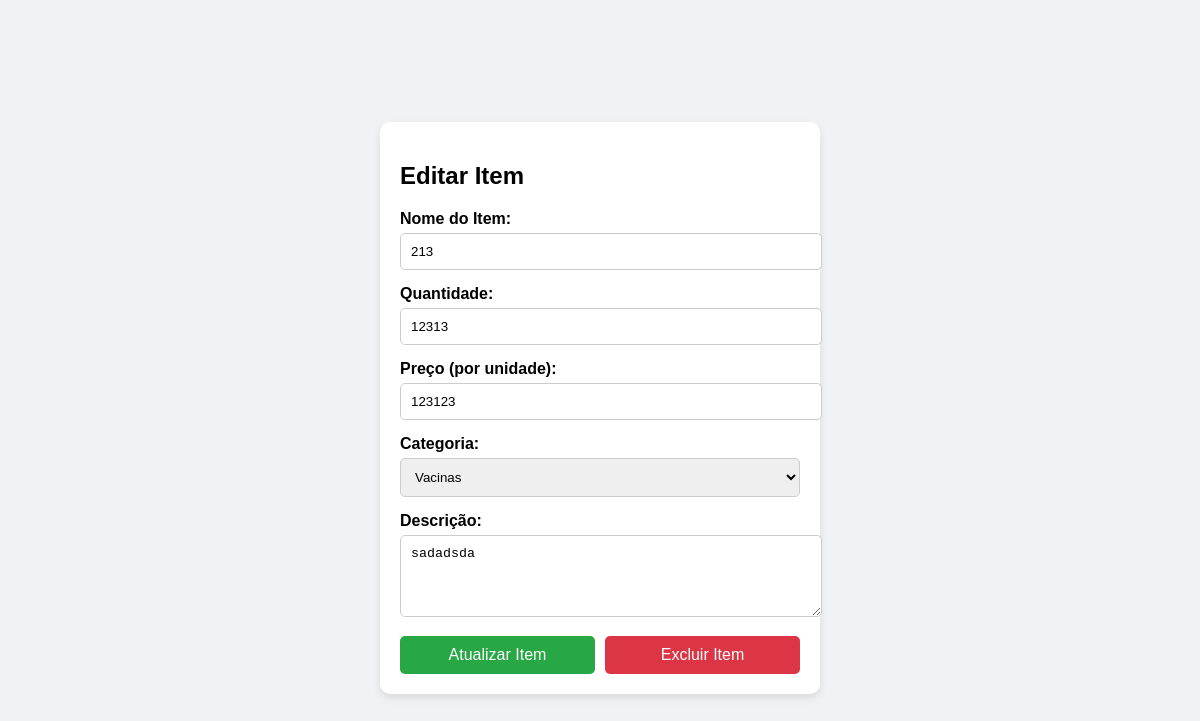
/edit_stock/5, run on an earlier commit of the app's database.
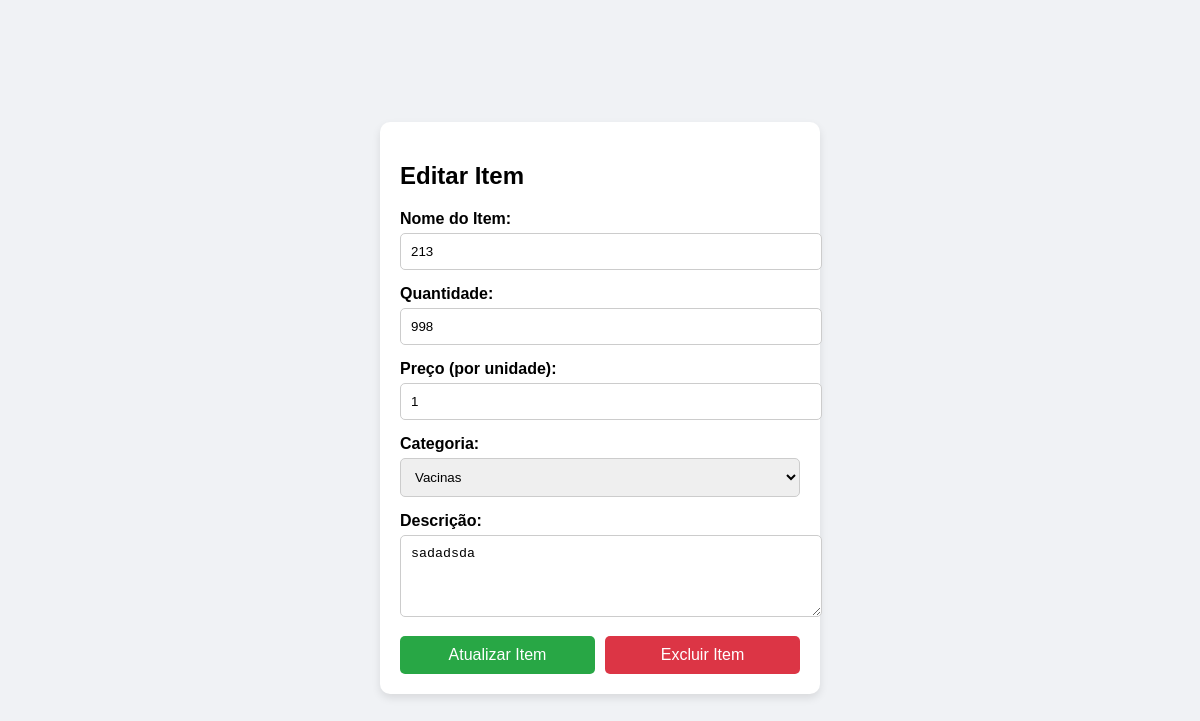
And on a later commit of the database.
### tables this page shows
CREATE TABLE STOCK (
                        PK_ID INTEGER PRIMARY KEY AUTOINCREMENT, 
                        NOME TEXT, 
                        QUANTIDADE_DISPONIVEL INTEGER, 
                        PRECO INTEGER, 
                        CATEGORIA TEXT,
                        DESCRICAO TEXT 
                                                            );

### app.py (the view)
@app.route("/edit_stock/<int:item_id>", methods=['GET'])
def editar_item(item_id):
    if not checkUser():
        return redirect('/')
    data = db.fetch_data_by_id(item_id)
    data = db.item_to_dic(data)
    return render_template("edit_stock.html", item_data=data)

### app.py (called while the page is built)
def checkUser():
    return True

### db.py (called while the page is built)
def fetch_data_by_id(id: int):
    cur.execute(f"SELECT * FROM STOCK WHERE PK_ID= {id};")
    raw_data = cur.fetchall()
    return (raw_data[0])

def item_to_dic(item):
    dic_data = {    "id":        item[0],
                    "Nome":      item[1],
                    "qnt":       item[2],
                    "preco":     item[3],
                    "categoria": item[4],
                    "descricao": item[5]
                    }
    return dic_data

### templates/edit_stock.html (shortened to what this page needs)
<!DOCTYPE html>
<html lang="pt-BR">
<head>
</head>
<body>
    <div class="form-container">
        <h2>Editar Item</h2>
        <form id="edit-stock-form" action="/update-stock" method="POST">
            <div class="form-group">
                <label for="item-name">Nome do Item:</label>
                <input type="text" id="item-name" name="item-name" value="{{ item_data['Nome'] }}" required>
            </div>
            <div class="form-group">
                <label for="quantity">Quantidade:</label>
                <input type="number" id="quantity" name="quantity" min="0" value="{{ item_data['qnt'] }}" required>
            </div>
            <div class="form-group">
                <label for="price">Preço (por unidade):</label>
                <input type="number" id="price" name="price" step="0.01" value="{{ item_data['preco'] }}" required>
            </div>
            <div class="form-group">
                <label for="category">Categoria:</label>
                <select id="category" name="category">
                    <option value="vacinas" {% if item_data['categoria'] == 'vacinas' %}selected{% endif %}>Vacinas</option>
                </select>
            </div>
            <div class="form-group">
                <label for="description">Descrição:</label>
                <textarea id="description" name="description" rows="4">{{ item_data['descricao'] }}</textarea>
            </div>
            <div class="button-group">
                <button type="submit" class="update-btn">Atualizar Item</button>
                <button type="button" class="delete-btn" onclick="confirmDelete()">Excluir Item</button>
            </div>
        </form>
    </div>
</body>
</html>

What changed in the data, as far as the page shows it:
changed STOCK "Vacinas": quantity "12313" → "998"; price "123123" → "1"
